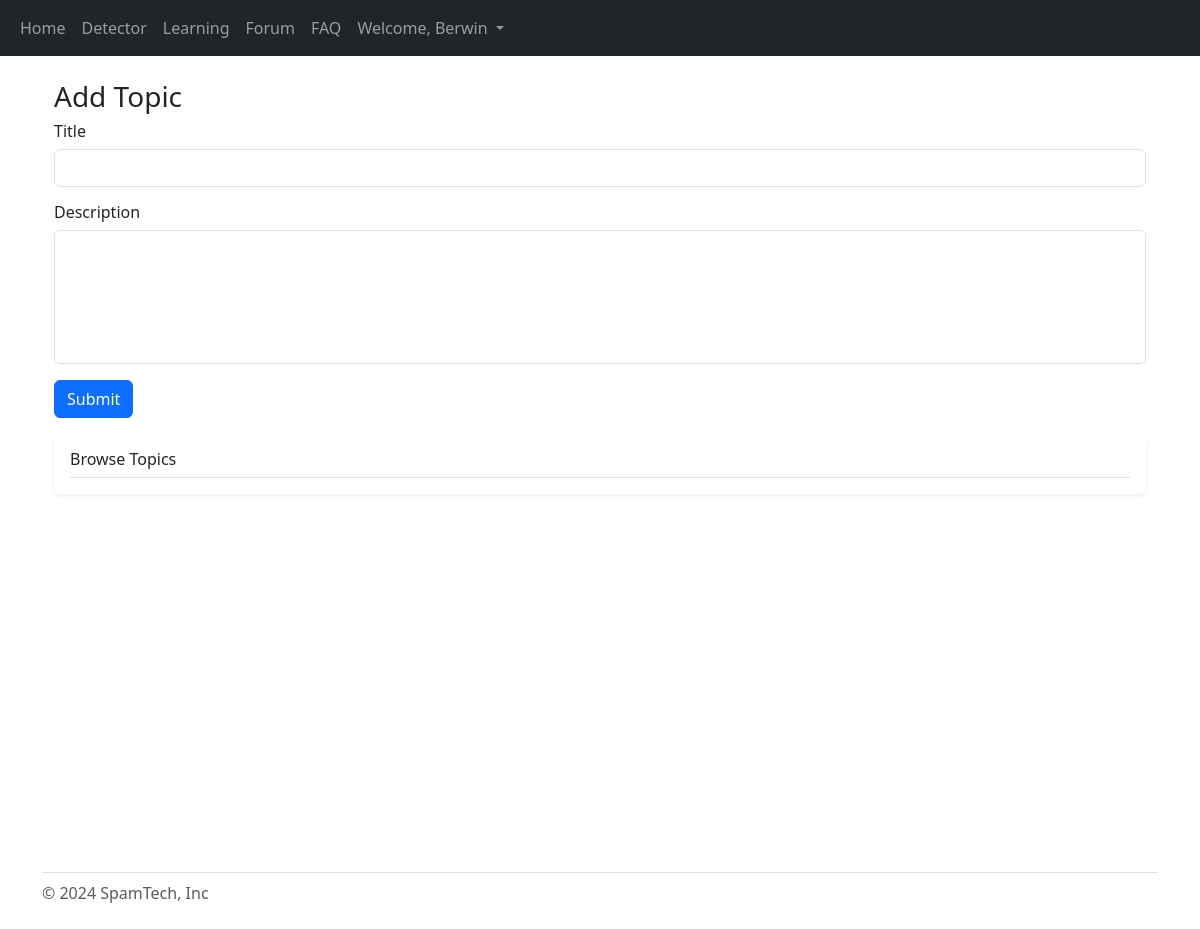
The app's page /forum (signed in), older data.
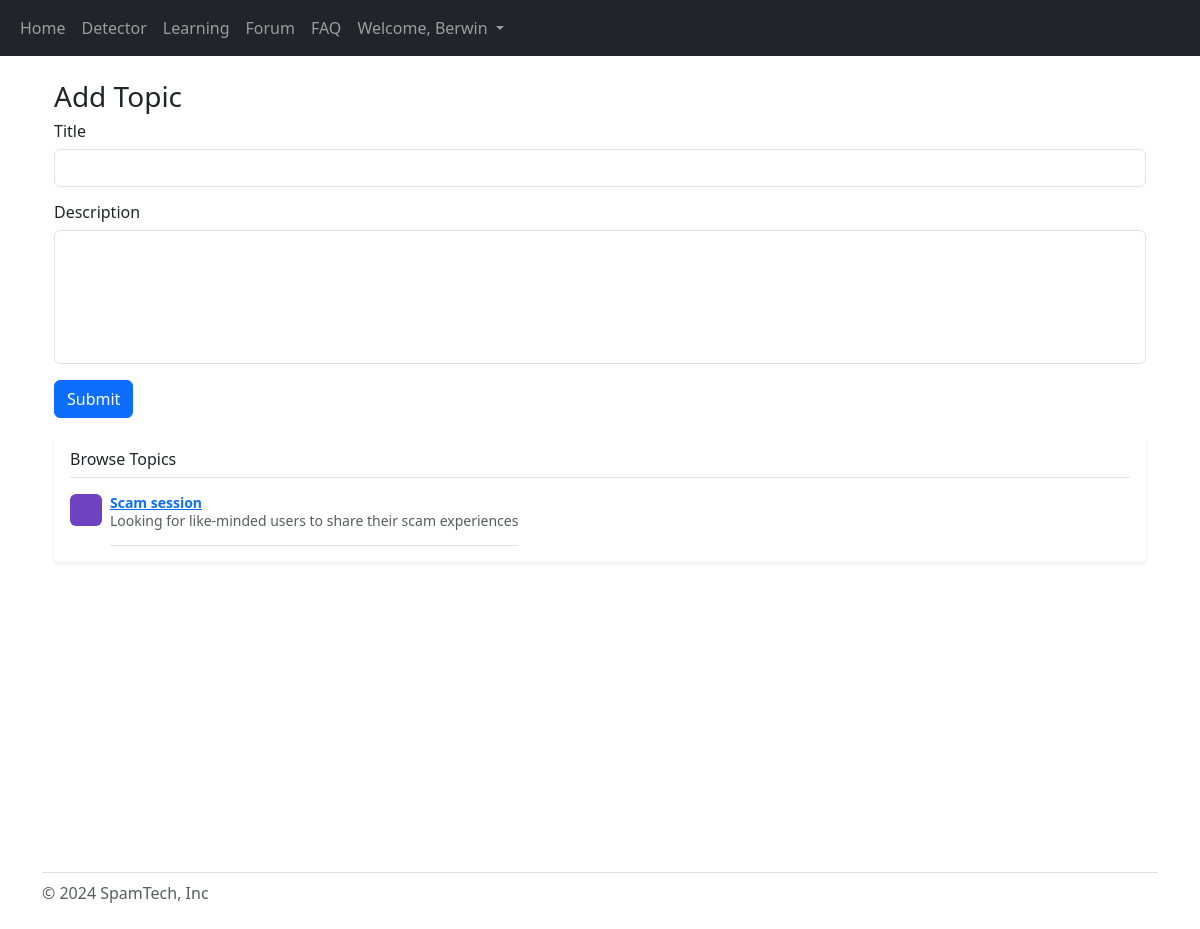
The same page, newer data.
### website/models.py (models this page shows)
class Topic (db.Model):
    title = db.Column(db.String(150), unique=True, nullable=False, primary_key=True)
    description = db.Column(db.String, nullable=False)
    thread = db.relationship('Thread')

### website/pages/forum.py (the view, shortened to what this page needs)
@forum_page.route ('/forum', methods = ['GET', 'POST'])
@login_required
def topic ():
    topics = db.session.execute (db.select(Topic)).scalars ()
    return render_template ("forum_topic.html", user=current_user, topics=topics)

### website/templates/forum_topic.html (shortened to what this page needs)
{% extends "base/base.html" %} {% block title %} Forum {% endblock %} {% block
content%}
<br />
<div class="container">
  <h1 class="fs-3">Add Topic</h1>
  <form method="POST">
    <div class="form-group mb-3">
      <h3 class="fs-6 my-2">Title</h3>
      <input type="text" class="form-control" name="title" />
    </div>
    <div class="form-group mb-3">
      <h3 class="fs-6 my-2">Description</h3>
      <textarea
        class="form-control"
        name="description"
        rows="5"
        style="resize: none"
      ></textarea>
    </div>
    <button type="submit" class="btn btn-primary">Submit</button>
  </form>
  <div class="my-3 p-3 bg-body rounded shadow-sm">
    <h6 class="border-bottom pb-2 mb-0">Browse Topics</h6>
    {% for item in topics %}
    <div class="d-flex text-muted pt-3">
      <svg
        class="bd-placeholder-img flex-shrink-0 me-2 rounded"
        width="32"
        height="32"
        xmlns="http://www.w3.org/2000/svg"
        role="img"
        aria-label="Placeholder: 32x32"
        preserveAspectRatio="xMidYMid slice"
        focusable="false"
      >
        <text x="50%" y="50%" fill="#6f42c1" dy=".3em">32x32</text>
      </svg>
      <p class="pb-3 mb-0 small lh-sm border-bottom">
        <strong class="d-block text-gray-dark">
          <a href="/forum/{{item.title}}"> {{item.title}} </a></strong
        >
        {{item.description}}
      </p>
    </div>
    {% endfor %}
  </div>
</div>
{% endblock %}

Row changes from the older to the newer data that the page shows:
added Topic: title "Scam session", description "Looking for like-minded users to share their scam experiences"
